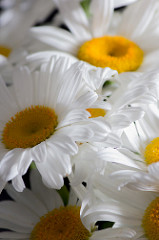
#> input picture flower_photos/daisy/11023272144_fce94401f2_m.jpg, 159 x 240 px
$ python -i pre_processor.py   (imports and definitions only)
#> lines starting #> are read from the running program, lines starting #| are printed output that depends on the picture
#> further down, picture is the input picture: PIL image 159x240 RGB; mean R, G, B 158.6, 149.9, 133.3
# import numpy as np
import os
import PIL
import PIL.Image
import PIL.ImageDraw
# import tensorflow as tf
# import tensorflow_datasets as tfds
import random
import json
import os
import time


import pathlib
data_dir = pathlib.Path('/Users/akashpamal/Documents/TJHSST/Grade11/HackTJ8.0/flower_photos')

SAMPLESIZE = 15
WHITE = (0, 0, 0)
LOT_SIZE = 8
# roses = list(data_dir.glob('roses/*'))
# type(data_dir.glob('roses/*'))
# roses
# PIL.Image.open(str(roses[0]))


# [44 lines left out: function main, not called in this run]

def sample_pixels(lotSpace):
    return list(zip(random.sample(range(256), k=SAMPLESIZE), random.sample(range(256), k=SAMPLESIZE)))

def slice_lot(lot_image):
    # start_left_edge = 16
    white_line_width = 3
    start_edges = [16, 73, 130, 185, 241]
    start_edges = [(start_edges[index], start_edges[index + 1] - white_line_width) for index in range(len(start_edges) - 1)]

    start_edges_temp = [elem for pixel_tuple in start_edges for elem in pixel_tuple]

    # [8 lines of commented-out code are left out]

    cropped_images = []

    top_row_top_edge = 0
    top_row_bottom_edge = 100

    bottom_row_top_edge = 158
    bottom_row_bottom_edge = 256

    for left_edge, right_edge in start_edges:
        im1 = lot_image.crop((left_edge, top_row_top_edge, right_edge, top_row_bottom_edge))
        im1 = im1.resize((54, 98))
        cropped_images.append(im1)
#> this loop made 4 passes
#> pass 1, in slice_lot, `im1 = lot_image.crop((left_edge, top_row_top_edge, right_edge, top_row..`:
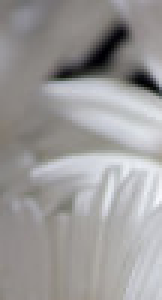
#> im1: PIL image 54x100 RGB (shown 3 times larger); mean R, G, B 155.3, 153.6, 153.4
#> pass 2, in slice_lot, `im1 = lot_image.crop((left_edge, top_row_top_edge, right_edge, top_row..`:
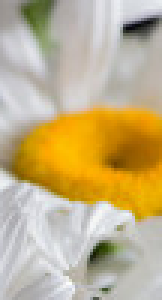
#> im1: PIL image 54x100 RGB (shown 3 times larger); mean R, G, B 194.4, 176.5, 135.6
#> pass 2, in slice_lot, `im1 = im1.resize((54, 98))`:
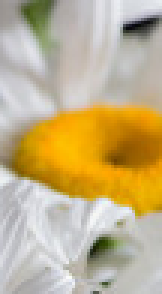
#> im1: PIL image 54x98 RGB (shown 3 times larger); mean R, G, B 194.4, 176.5, 135.6
#> after the loop, cropped_images = 4 items
    for left_edge, right_edge in start_edges:
        im2 = lot_image.crop((left_edge, bottom_row_top_edge, right_edge, bottom_row_bottom_edge))
        im2 = im2.resize((54, 98))
        cropped_images.append(im2)
#> this loop made 4 passes
#> pass 1, in slice_lot, `im2 = lot_image.crop((left_edge, bottom_row_top_edge, right_edge, bott..`:
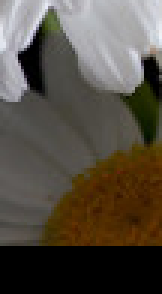
#> im2: PIL image 54x98 RGB (shown 3 times larger); mean R, G, B 84.5, 77.3, 66.7
#> pass 2, in slice_lot, `im2 = lot_image.crop((left_edge, bottom_row_top_edge, right_edge, bott..`:
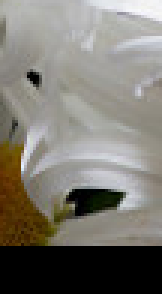
#> im2: PIL image 54x98 RGB (shown 3 times larger); mean R, G, B 124.6, 121.4, 113.6
#> pass 3, in slice_lot, `im2 = lot_image.crop((left_edge, bottom_row_top_edge, right_edge, bott..`:
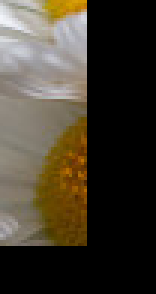
#> im2: PIL image 52x98 RGB (shown 3 times larger); mean R, G, B 66.3, 59.4, 46.9
#> after the loop, cropped_images = 8 items

    return cropped_images

# [2 lines not run here, left out]
    # im = PIL.Image.open('./raw_training_data/15.jpg')
    # slice_lot(im)

>>> from PIL import Image
>>> picture = Image.open('flower_photos/daisy/11023272144_fce94401f2_m.jpg')
>>> result = slice_lot(picture)
#> result = 8 items

$ run again, on flower_photos/dandelion/14171812905_8b81d50eb9_n.jpg
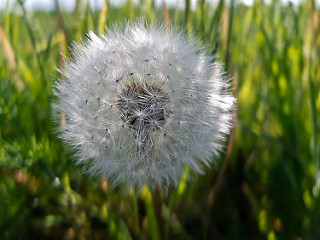
#> input picture flower_photos/dandelion/14171812905_8b81d50eb9_n.jpg, 320 x 240 px
#> picture is the input picture: PIL image 320x240 RGB; mean R, G, B 99.2, 109.1, 69.5
#> the loop in slice_lot, `for left_edge, right_edge in start_edges:` made 4 passes
#> pass 2, in slice_lot, `im1 = im1.resize((54, 98))`:
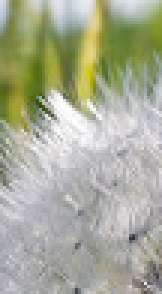
#> im1: PIL image 54x98 RGB (shown 3 times larger); mean R, G, B 169, 172, 151.2
#> after the loop in slice_lot, `for left_edge, right_edge in start_edges:`: cropped_images = 4 items
#> the loop in slice_lot, `for left_edge, right_edge in start_edges:` made 4 passes
#> pass 3, in slice_lot, `im2 = lot_image.crop((left_edge, bottom_row_top_edge, right_edge, bott..`:
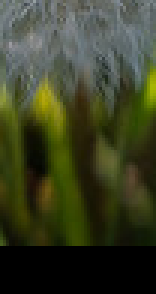
#> im2: PIL image 52x98 RGB (shown 3 times larger); mean R, G, B 58.4, 63.4, 37.3
#> after the loop in slice_lot, `for left_edge, right_edge in start_edges:`: cropped_images = 8 items

$ run again, on flower_photos/roses/11944957684_2cc806276e.jpg
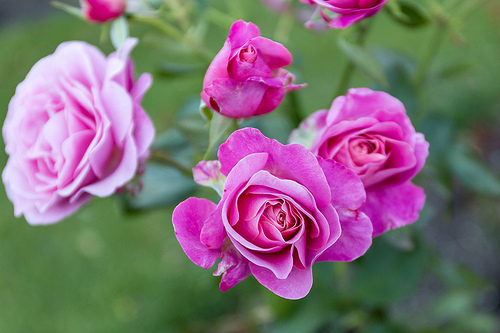
#> input picture flower_photos/roses/11944957684_2cc806276e.jpg, 500 x 333 px
#> picture is the input picture: PIL image 500x333 RGB; mean R, G, B 129.1, 110.6, 119.7
#> the loop in slice_lot, `for left_edge, right_edge in start_edges:` made 4 passes
#> pass 2, in slice_lot, `im1 = lot_image.crop((left_edge, top_row_top_edge, right_edge, top_row..`:
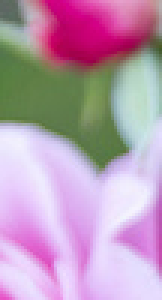
#> im1: PIL image 54x100 RGB (shown 3 times larger); mean R, G, B 187.5, 156.2, 182.4
#> after the loop in slice_lot, `for left_edge, right_edge in start_edges:`: cropped_images = 4 items
#> the loop in slice_lot, `for left_edge, right_edge in start_edges:` made 4 passes
#> pass 3, in slice_lot, `im2 = lot_image.crop((left_edge, bottom_row_top_edge, right_edge, bott..`:
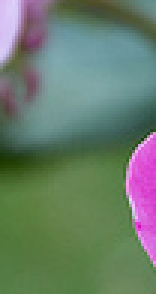
#> im2: PIL image 52x98 RGB (shown 3 times larger); mean R, G, B 105.1, 124.3, 107.2
#> after the loop in slice_lot, `for left_edge, right_edge in start_edges:`: cropped_images = 8 items
